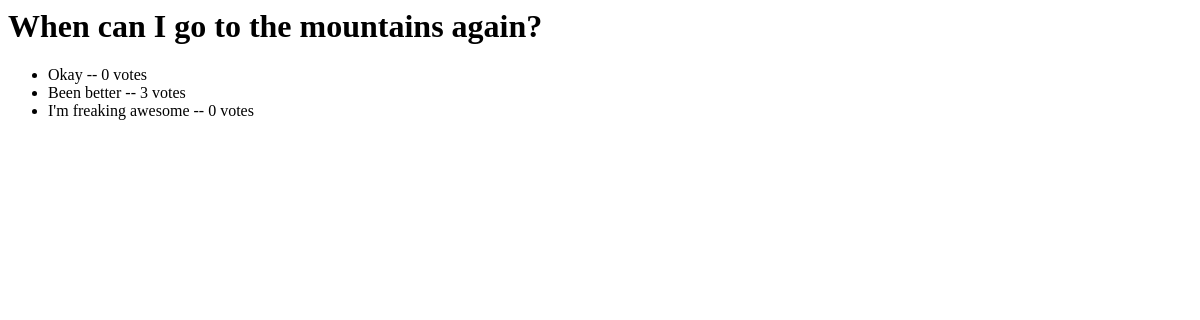
The app's page /polls/1/results/, older data.
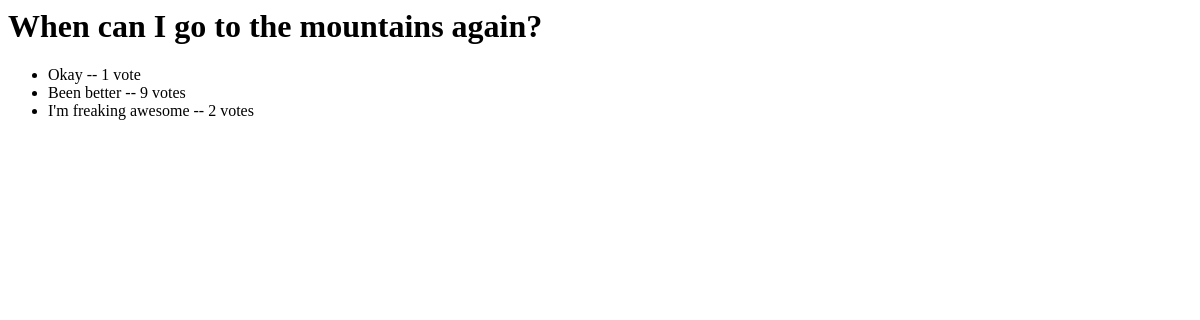
The same page, newer data.
### polls/models.py (models this page shows, shortened)
class Question(models.Model):
    question_text = models.CharField(max_length=200)
    pub_date = models.DateTimeField('date published')

class Choice(models.Model):
    question = models.ForeignKey(Question, on_delete=models.CASCADE)
    choice_text = models.CharField(max_length=200)
    votes = models.IntegerField(default=0)

### polls/views.py (the view)
# urls.py: path('<int:pk>/results/', views.ResultsView.as_view(), name='results'),
class ResultsView(generic.DetailView):
    model = Question
    template_name = 'polls/results.html'

### polls/templates/polls/results.html
<h1>{{ question.question_text }}</h1>
<ul>
    {% for choice in question.choice_set.all %}
    <li>
        {{ choice.choice_text }} -- {{choice.votes }}
        vote{{ choice.votes|pluralize}}
    </li>
    {% endfor %}
</ul>

Row changes from the older to the newer data that the page shows:
changed Choice "Okay": votes "0" → "1"
changed Choice "Been better": votes "3" → "9"
changed Choice "I'm freaking awesome": votes "0" → "2"
